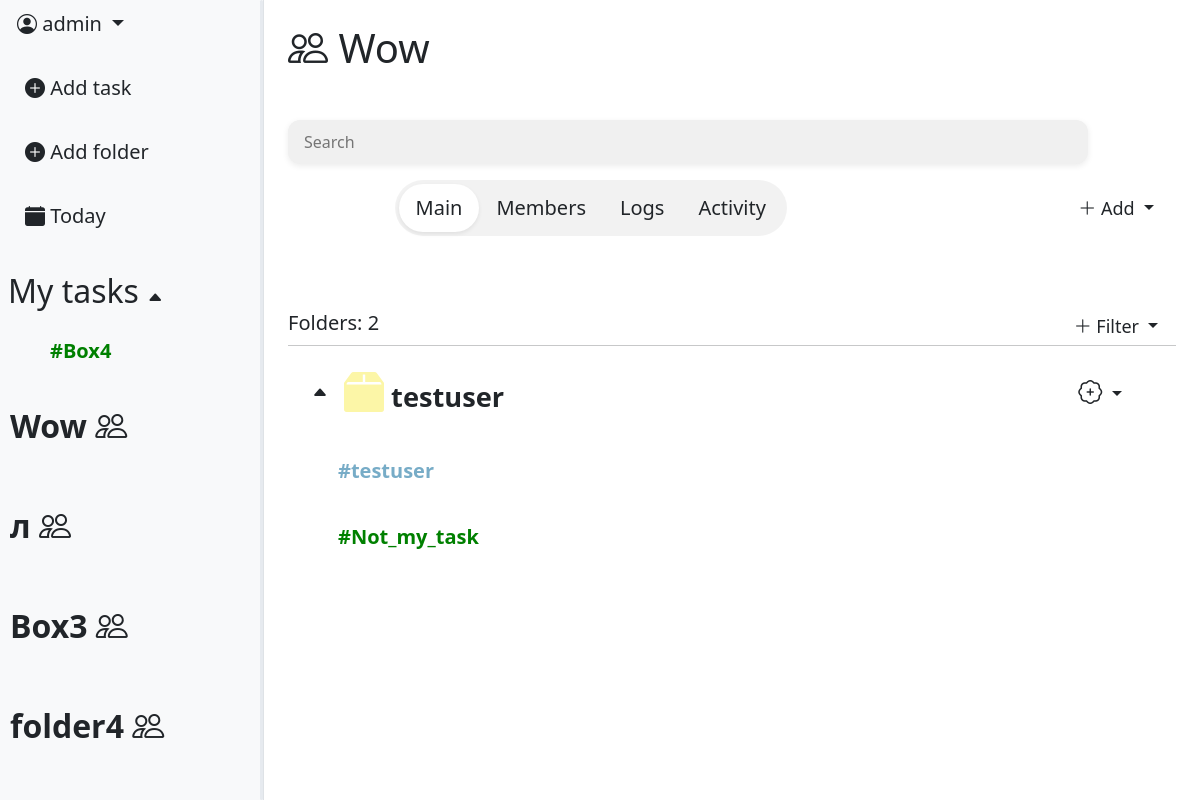
The app's page /workspace/10/ (signed in) with its own data.
### task_app/models.py (models this page shows, shortened)
class Folder(models.Model):
    COLOR_VARIATION = [
        ("#77acc7", "🔵Air blue"),
        ("#9966cc", "🟣Amethust"),
        ("#008000", "🟢Apple Green"),
        ("#ff033e", "🔴Red rose"),
        ("#ffe135", "🟡Banana yellow"),
        ("#ff6500", "🟠Sunset"),
        ("#000000", "⚫Black"),
    ]
    color = models.CharField(max_length=30, choices=COLOR_VARIATION, default="#77acc7")
    name = models.CharField(max_length=16)
    box = models.ForeignKey(Box, null=True, blank=True, on_delete=models.CASCADE, default=None, related_name='folders')
    created_at = models.DateTimeField(auto_now_add=True)
    creator = models.ForeignKey(User, on_delete=models.CASCADE)
    workspace = models.ForeignKey(Workspace, on_delete=models.CASCADE, null=True, blank=True, default=None)

class Workspace(models.Model):
    INVITE_PERMISSION = [
        ("owner_only", "Only owner"),
        ("owner_admin", "Owner & Admin"),
                ]
    WORKSPACE_SPACE = [
        ("one", "Just me"),
        ("two_five", "Group (2-5)"),
        ("six_fifteen", "Team (6-15)"),
    ]
    SPACE_LIMITS = {
        "one": 1,
        "two_five": 5,
        "six_fifteen": 15,
    }
    name = models.CharField(max_length=64)
    invite_role = models.CharField(max_length=16,
                                choices=INVITE_PERMISSION,
                                default='owner_admin')
    workspace_space = models.CharField(max_length=16, choices=WORKSPACE_SPACE, default='one')
    icon = models.ImageField(null=True, blank=True)
    created_at = models.DateTimeField(auto_now_add=True)
    owner = models.ForeignKey(User,
                            on_delete=models.CASCADE,
                            related_name='workspace_creator')

class Box(models.Model):
    COLOR_VARIATION_BOX = [
        ("#123F73", "🔵Deep ocean"),
        ("#D2A1FE", "🟣Violet"),
        ("#33DEB8", "🟢Aquamarine"),
        ("#6D020E", "🔴Red wine"),
        ("#FCF6A7", "🟡Sand"),
        ("#774C06", "🟤Terracotta"),
        ("#000000", "⚫Black"),
    ]
    workspace = models.ForeignKey(Workspace, on_delete=models.CASCADE)
    name = models.CharField(max_length=24)
    color = models.CharField(max_length=32, choices=COLOR_VARIATION_BOX, default="#123F73")
    created_at = models.DateTimeField(auto_now_add=True)
    creator = models.ForeignKey(User, on_delete=models.CASCADE)

### workspace_app/views.py (the view, shortened to what this page needs)
# urls.py: path('workspace/<int:pk>/', views.WorkspaceDetailView.as_view(), name="workspace_detail"),
class WorkspaceDetailView(LoginRequiredMixin, DetailView):
    model = Workspace
    context_object_name = "workspace"
    template_name = "workspace/workspace_detail.html"
    def get_queryset(self):
        return Workspace.objects.filter(
            members__member=self.request.user,
            members__is_active=True
        )
    def get_context_data(self, **kwargs):
        context = super().get_context_data(**kwargs)
        context['tab'] = self.request.GET.get('tab', 'main')
        context['boxes'] = Box.objects.filter(
            workspace=self.object
        ).prefetch_related('folders')
        context['members'] = WorkspaceMember.objects.filter(
            workspace=self.object,
            is_active=True
        ).select_related('member').annotate(
            role_order=Case(
                When(role='owner', then=0),
                When(role='admin', then=1),
                When(role='member', then=2),
                default=3,
                output_field=IntegerField()
            )
        ).order_by('role_order')
        context['folders'] = Folder.objects.filter(
            creator=self.request.user,
            box__isnull=True
        )
        context['workspaces'] = Workspace.objects.filter(
            members__member=self.request.user,
            members__is_active=True
        )
        context['user_role'] = WorkspaceMember.objects.get(
            workspace=self.object,
            member=self.request.user
        ).role
        context["box_form"] = BoxForm()
        context["folders_count"] = Folder.objects.filter(workspace=self.object).count()
        context['task_form'] = TaskForm()
        context['folder_form'] = FolderForm()
        boxes_data = []
        for box in context['boxes']:
            boxes_data.append({
                'id': box.pk,
                'name': box.name,
                'folders': [
                    {'id': f.pk, 'name': f.name}
                    for f in box.folders.all()
                ]
            })
        context['boxes_json'] = json.dumps(boxes_data)
        if context['tab'] == 'logs':
                if context['user_role'] != 'owner':
                    raise Http404
        return context

### templates/workspace/workspace_detail.html (shortened to what this page needs)
{% extends 'base.html' %}
{% load static %}
{% load custom_tags %}
{% block content %}
    <div class="d-flex">
        {% include 'includes/leftbar.html' %}
        <div class="p-4" style="flex: 1 1 0; min-width: 0;">
            <h1><i class="bi bi-people"></i> {{workspace.name}}</h1>
            <br>
            <div class="mb-3 mt-3" style="max-width: 800px;">
                <input type="text" class="custom-search" id="workspace-search" placeholder="Search">
            </div>
            <div class="d-flex align-items-center" style="margin-left: 12%;">
                <div class="d-inline-flex p-1 rounded-pill"
                    style="background: rgba(0, 0, 0, 0.05); {% if user_role == 'member' %}width: fit-content{% endif %}">
                    <a href="?tab=main"
                        class="btn btn-lg rounded-pill px-3 {% if tab == 'main' %}bg-white shadow-sm{% endif %}">
                        Main
                    </a>
                    {% if user_role == 'owner' or user_role == 'admin' %}
                    <a href="?tab=members"
                        class="btn btn-lg rounded-pill px-3 {% if tab == 'members' %}bg-white shadow-sm{% endif %}">
                        Members
                    </a>
                    {% endif %}
                    {% if user_role == 'owner' %}
                    <a href="?tab=logs"
                        class="btn btn-lg rounded-pill px-3 {% if tab == 'logs' %}bg-white shadow-sm{% endif %}">
                        Logs
                    </a>
                    {% endif %}
                    <a href="?tab=activity"
                        class="btn btn-lg rounded-pill px-3 {% if tab == 'activity' %}bg-white shadow-sm{% endif %}">
                        Activity
                    </a>
                </div>
                <div class="ms-auto">
                    {% if user_role == 'owner' or user_role == 'admin' %}
                        <div class="dropdown">
                            <button class="btn btn-sm dropdown-toggle custom_priorety_select_menu_lg"
                                type="button" data-bs-toggle="dropdown">
                                <i class="bi bi-plus-lg"></i> Add
                            </button>
                        </div>
                    {% elif user_role == 'member' %}
                        <button class="btn" data-bs-toggle="modal" data-bs-target="#AddBoxModal">
                            <i class="bi bi-plus-lg"></i> Add box
                        </button>
                    {% endif %}
                </div>
            </div>
            <br><br>
            {% if tab == 'main' %}
                {% include 'workspace/main_tab.html' %}
            {% elif tab == 'members' and user_role in 'owner admin' %}
                {% include 'workspace/members_tab.html' %}
            {% elif tab == 'logs' and user_role == 'owner' %}
                {% include 'workspace/logs_tab.html' %}
            {% elif tab == 'activity' %}
                {% include 'workspace/activity_tab.html' %}
            {% endif %}
        </div>
    </div>
{% endblock %}

### templates/includes/leftbar.html (shortened to what this page needs)
<div id="leftbar" class="bg-light border-end d-flex flex-column" style="width: 22%; height: 100vh; position: relative; overflow: hidden;">
    <div class="flex-shrink-0">
        <div class="dropdown-center mb-3">
            <button class="btn btn-lg dropdown-toggle" type="button" data-bs-toggle="dropdown" aria-expanded="false">
                <i class="bi bi-person-circle"></i>  {{ user.username }}
            </button>
        </div>
        <div class="d-flex flex-column align-items-start gap-3 ps-2">
            <a class="btn btn-lg"
                data-bs-toggle="modal"
                data-bs-target="#TaskModal"
                data-workspace-id="{{ workspace.pk }}">
                <i class="bi bi-plus-circle-fill"></i> Add task
            </a>
            <a class="btn btn-lg"
                data-bs-toggle="modal"
                data-bs-target="#FolderModal"
                data-workspace-id="{{ workspace.pk }}">
                <i class="bi bi-plus-circle-fill"></i> Add folder
            </a>
            <a class="btn btn-lg" href="{% url 'tasks:task_list' %}">
                <i class="bi bi-calendar-fill"></i> Today
            </a>
        </div>
    </div>
    <br>
    {% if workspace and current_folder %}
        <div class="ps-2 mt-2">
            <a href="{% url 'workspace:workspace_detail' workspace.pk %}"
                class="btn btn-lg ps-2 fw-bold" style="font-size: 1.6rem;">
                <i class="bi bi-people"></i> {{ workspace.name }}
            </a>
        </div>
        <div style="flex: 1 1 0; min-height: 0; overflow-y: auto; overflow-x: hidden; margin-right: 10px;">
            {% for box in workspace_boxes %}
                <div class="folder-row d-flex align-items-center justify-content-between p-2 rounded"
                    style="cursor: pointer; user-select: none;"
                    onclick="toggleBox({{ box.pk }})">
                    <span class="btn btn-lg fw-bold ps-2" style="font-size: 1.5rem;">
                        <i id="box-arrow-{{ box.pk }}" class="bi bi-caret-up-fill" style="font-size: 14px;"></i>
                        {{ box.name }}
                    </span>
                </div>
                <div id="box-folder-{{ box.pk }}" class="ps-4" style="overflow: hidden; transition: 0.3s;">
                    {% for folder in box.folders.all %}
                        <div class="folder-row d-flex align-items-center p-2 rounded">
                            <a href="{% url 'workspace:folder-detail' pk=workspace.pk folder_id=folder.pk %}"
                                class="btn btn-lg"
                                style="color: {{ folder.color }}; font-weight: bold; font-size: 1.4rem;">
                                #{{ folder.name }}
                            </a>
                        </div>
                    {% endfor %}
                </div>
            {% endfor %}
        </div>
    {% else %}
        <div class="ps-2 mt-2">
            <h2 id="folders-toggle" style="cursor: pointer; user-select: none;">
                My tasks <span id="folders-arrow" class="bi bi-caret-up-fill" style="font-size: 16px;"></span>
            </h2>
        </div>
        <div id="folder_list" style="max-height: 300px; overflow-y: auto; overflow-x: hidden; margin-right: 10px;">
            <div class="d-flex flex-column align-items-start gap-3 ps-4">
                {% for folder in folders %}
                    <div class="folder-row d-flex align-items-center justify-content-between p-2 rounded">
                        <a
                        href="{% url 'tasks:folder-tasks' folder.pk %}"
                        class="btn btn-lg"
                        style="color: {{ folder.color }}; font-weight: bold;"
                        >
                        #{{ folder.name }}
                        </a>
                    </div>
                {% endfor %}
            </div>
        </div>
        <div id="workspace_list" style="flex: 1 1 0; min-height: 0; overflow-y: auto; overflow-x: hidden; margin-right: 10px;">
            <div class="d-flex flex-column align-items-start gap-3 ps-0">
                {% for workspace in workspaces %}
                    <div class="folder-row d-flex align-items-center justify-content-between p-2 rounded">
                        <a
                        href="{% url 'workspace:workspace_detail' workspace.pk %}"
                        class="btn btn-lg ps-0"
                        style="font-size: 32px; font-weight: 600;"
                        >
                        {{ workspace.name }}  <i class="bi bi-people"></i>
                        </a>
                    </div>
                {% endfor %}
            </div>
        </div>
    {% endif %}
    <div id="leftbar-resizer"
        style="position: absolute;
            top: 0;right: 0; width: 3.5px; height: 100%;cursor: col-resize;
            z-index: 100;">
    </div>
</div>

### templates/workspace/main_tab.html (shortened to what this page needs)
<br>
<div class="d-flex align-items-center">
    <h5>Folders: {{ folders_count }}</h5>
    <div class="ms-auto">
       <div class="dropdown">
            <button class="btn btn-sm dropdown-toggle custom_priorety_select_menu_lg"
                type="button" data-bs-toggle="dropdown">
                <i class="bi bi-plus-lg"></i> Filter
            </button>
        </div>
    </div>
</div>
<hr class="m-0">
<div id="boxes-container" style="max-height: 500px; overflow-y: auto; overflow-x: hidden; padding-bottom: 140px;">
    {% for box in boxes %}
        <div class="d-flex align-items-center p-3" data-box-id="{{ box.pk }}" data-name="{{ box.name }}" style="cursor: pointer; user-select: none;" onclick="toggleBox({{ box.pk }})">
            <i id="box-arrow-{{ box.pk }}" class="bi bi-caret-up-fill ms-2"></i>
            <p class="ms-3 mb-0" style="font-size: 1.7rem; font-weight: bold;">
                <i class="bi bi-box2-fill" style="font-size: 2.5rem; color: {{ box.color }};"></i>
                {{ box.name }}
            </p>
            <div class="dropdown ms-auto" onclick="event.stopPropagation()">
                <button class="btn btn-sm dropdown-toggle custom_priorety_select_menu_lg"
                    type="button" data-bs-toggle="dropdown">
                    <i class="bi bi-patch-plus" style="font-size: 1.5rem;"></i>
                </button>
            </div>
        </div>
        <div id="box-folder-{{ box.pk }}" class="ps-4 pb-2" style="overflow: hidden; transition: 0.3s;">
            {% for folder in box.folders.all %}
                <div class="folder-row d-flex align-items-center justify-content-between p-2 rounded">
                    <a
                        href="{% url 'workspace:folder-detail' pk=box.workspace.pk folder_id=folder.pk %}"
                        class="btn btn-lg"
                        style="color: {{ folder.color }}; font-weight: bold;"
                        >
                        #{{ folder.name }}
                    </a>
                </div>
            {% endfor%}
        </div>
    {% empty %}
        <p class="text-muted text-center mt-4">No boxes yet</p>
    {% endfor %}
</div>

### records on screen
Folder: name "Box4"
Workspace: name "Wow"
Workspace: name "л"
Workspace: name "Box3"
Workspace: name "folder4"
Box: name "testuser"
Folder: name "testuser"
Folder: name "Not_my_task"

### other values on screen
{{ user.username }} "admin"
{{ folders_count }} "2"
